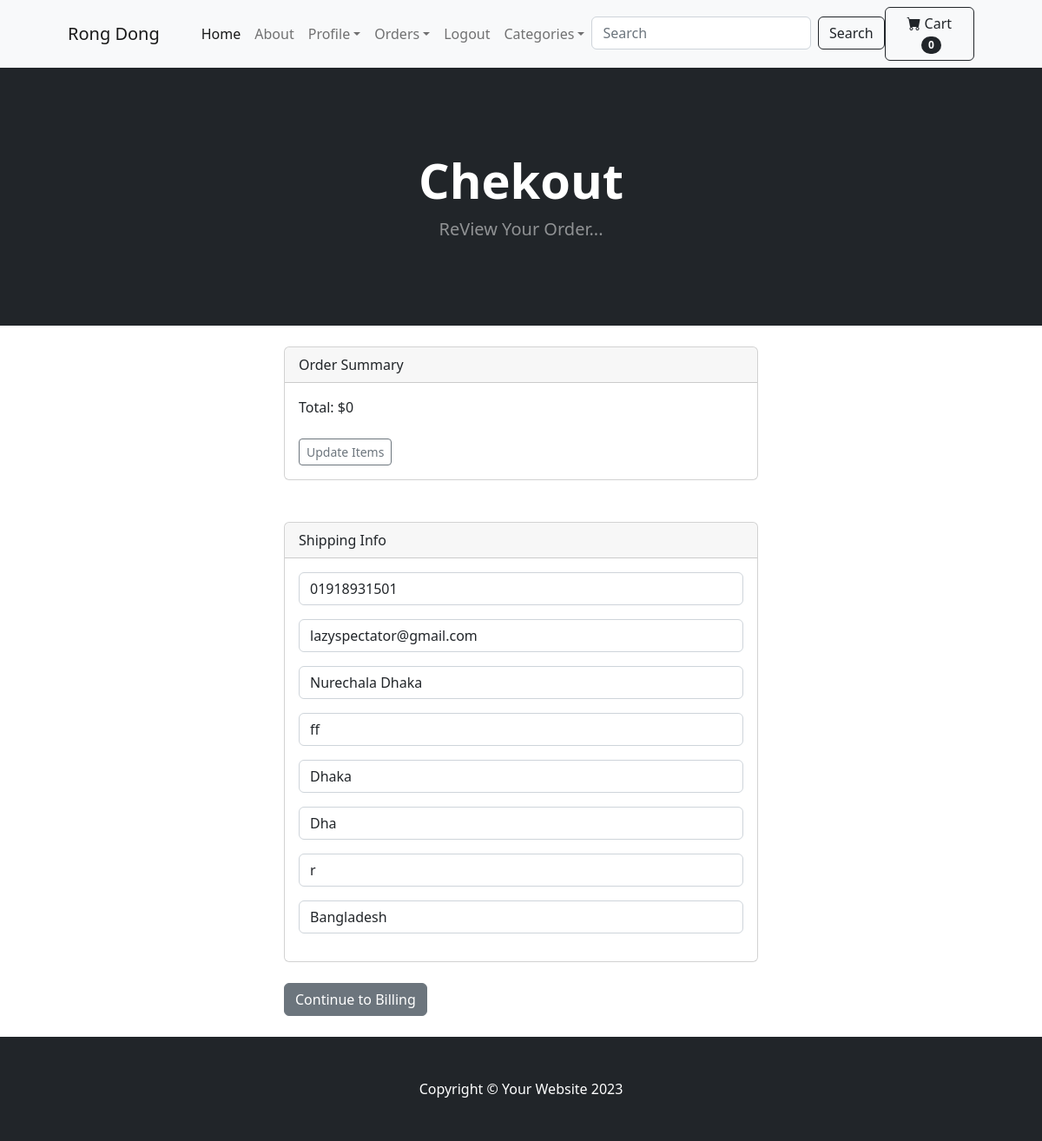
The app's page /payment/checkout (signed in) with its own data.
### payment/models.py (models this page shows, shortened)
class ShippingAddress(models.Model):
	user = models.ForeignKey(User, on_delete=models.CASCADE, null=True, blank=True)
	shipping_full_name = models.CharField(max_length=255)
	shipping_email = models.CharField(max_length=255)
	shipping_address1 = models.CharField(max_length=255)
	shipping_address2 = models.CharField(max_length=255, null=True, blank=True)
	shipping_city = models.CharField(max_length=255)
	shipping_state = models.CharField(max_length=255, null=True, blank=True)
	shipping_zipcode = models.CharField(max_length=255, null=True, blank=True)
	shipping_country = models.CharField(max_length=255)
	class Meta:
		verbose_name_plural = "Shipping Address"

### payment/views.py (the view)
# urls.py: path('checkout', views.checkout, name='checkout'),
def checkout(request):
	cart = Cart(request)
	cart_products = cart.get_prods
	quantities = cart.get_quants
	totals = cart.cart_total()
	if request.user.is_authenticated:
		shipping_user = ShippingAddress.objects.get(user__id=request.user.id)
		shipping_form = ShippingForm(request.POST or None, instance=shipping_user)
		return render(request, "payment/checkout.html", {"cart_products":cart_products, "quantities":quantities, "totals":totals, "shipping_form":shipping_form })
	else:
		shipping_form = ShippingForm(request.POST or None)
		return render(request, "payment/checkout.html", {"cart_products":cart_products, "quantities":quantities, "totals":totals, "shipping_form":shipping_form})

### cart/cart.py (called while the page is built, shortened)
	def cart_total(self):
		product_ids = self.cart.keys()
		products = Product.objects.filter(id__in=product_ids)
		quantities = self.cart
		total = 0
		return total

	def __len__(self):
		return len(self.cart)

	def get_prods(self):
		product_ids = self.cart.keys()
		products = Product.objects.filter(id__in=product_ids)
		return products

### cart/context_processors.py (called while the page is built)
def cart(request):
	return {'cart': Cart(request)}

### store/context_processors.py (called while the page is built)
def cat_menu(request):
    cat_menu = Category.objects.all()
    return {'cat_menu': cat_menu}

### store/models.py (called while the page is built)
	def __str__(self):
		return self.name

### payment/templates/payment/checkout.html (shortened to what this page needs)
{% extends 'base.html' %}
{% block content %}
        <header class="bg-dark py-5">
            <div class="container px-4 px-lg-5 my-5">
                <div class="text-center text-white">
                    <h1 class="display-4 fw-bolder">Chekout</h1>
                    <p class="lead fw-normal text-white-50 mb-0">ReView Your Order...</p>
                </div>
            </div>
        </header>
        <br/>
        <div class="container">
        	<div class="row">
        			<div class="col-md-6 offset-md-3">
                        <div class="card">
                            <div class="card-header">
                              Order Summary
                            </div>
                            <div class="card-body">
                                Total: ${{ totals }}
                                <br/> <br/>
                                <a href="{% url 'cart_summary' %}" class="btn btn-sm btn-outline-secondary">Update Items </a>
                            </div>
                          </div>
                          <br/><br/>
                          <div class="card">
                            <div class="card-header">
                                Shipping Info
                            </div>
                            <div class="card-body">
                                 {{ shipping_form.as_p }}
                            </div>
                          </div>
                           <br/>
                          <a href="#" class="btn btn-secondary" >Continue to Billing</a>
                          <br/><br/>
         </div>
         </div>
         </div>
{% endblock %}

### records on screen
ShippingAddress: shipping_full_name "01918931501", shipping_email "lazyspectator@gmail.com", shipping_address1 "Nurechala Dhaka", shipping_address2 "ff", shipping_city "Dhaka", shipping_state "Dha", shipping_zipcode "r", shipping_country "Bangladesh"

### other values on screen
{{ cart|length }} "0"
{{ totals }} "0"
